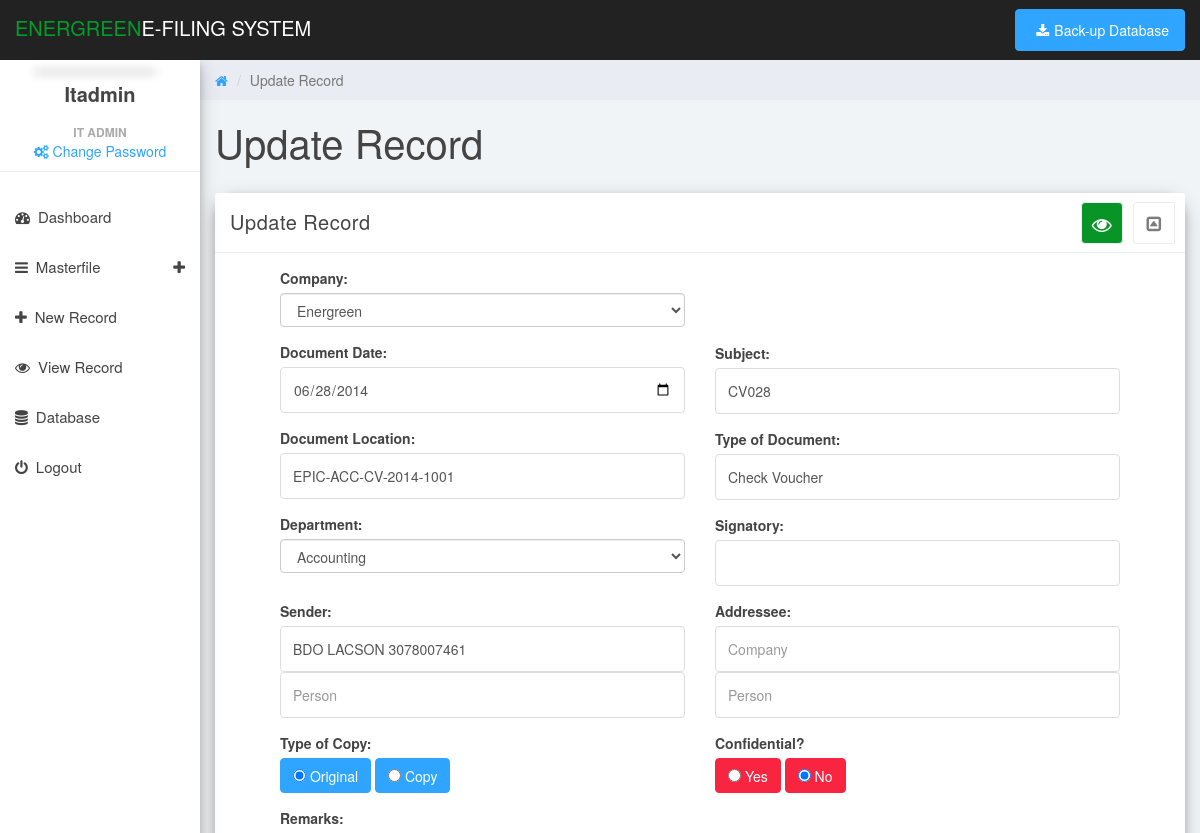
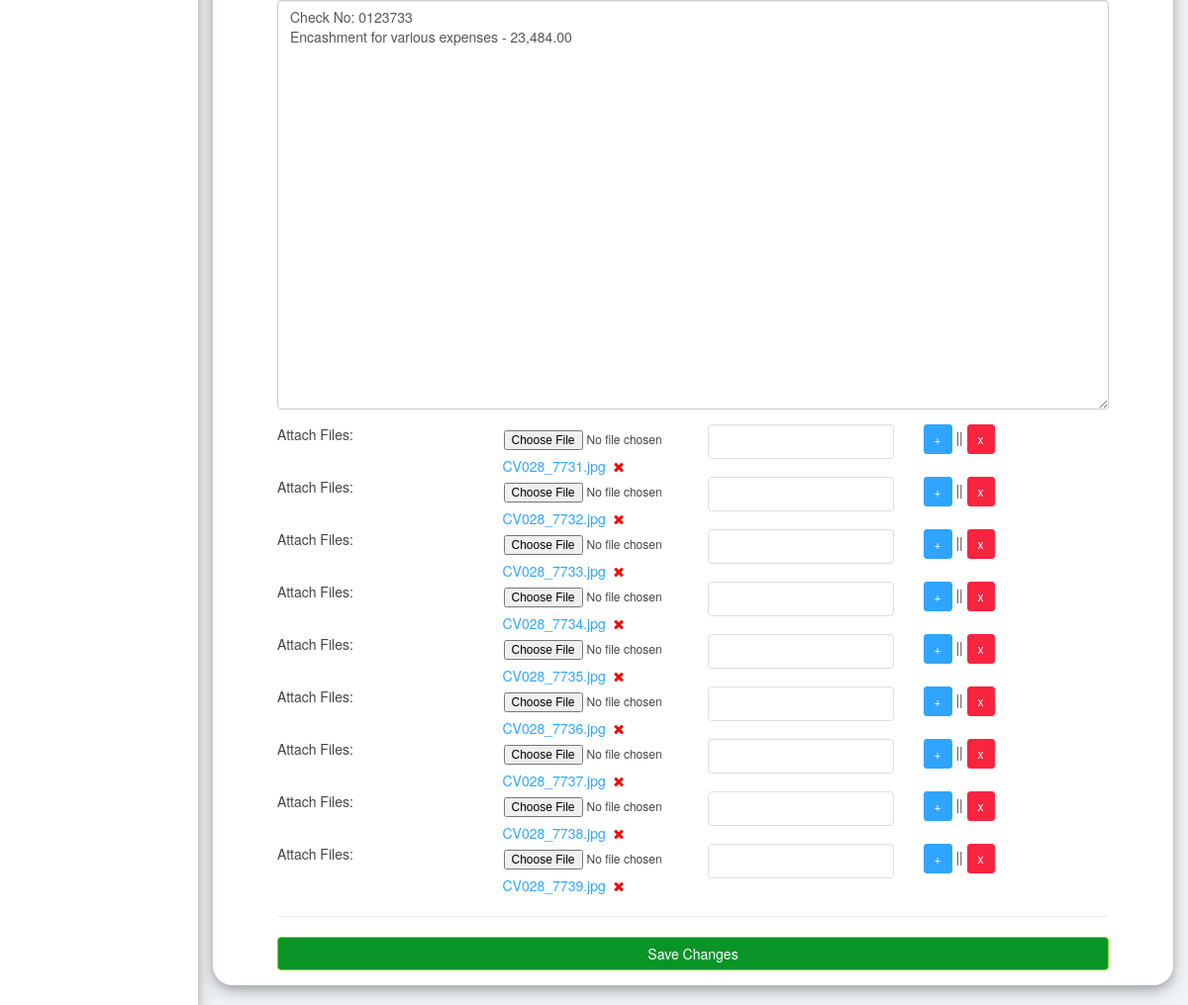
Page /newrecord.php?docid=773 (signed in) on the committed database (2 pictures, top to bottom).
### tables this page shows
CREATE TABLE IF NOT EXISTS `document_info` (
`document_id` int(11) NOT NULL,
  `type_id` int(11) NOT NULL,
  `user_id` int(11) NOT NULL,
  `company_id` int(11) NOT NULL DEFAULT '0',
  `department_id` int(11) NOT NULL,
  `logged_date` varchar(255) DEFAULT NULL,
  `document_date` varchar(255) DEFAULT NULL,
  `location_id` int(11) NOT NULL DEFAULT '0',
  `subject` text NOT NULL,
  `copy_type` varchar(100) DEFAULT NULL,
  `confidential` varchar(15) DEFAULT NULL,
  `sender_company` varchar(150) DEFAULT NULL,
  `sender_person` varchar(255) DEFAULT NULL,
  `addressee_company` varchar(150) DEFAULT NULL,
  `addressee_person` varchar(255) DEFAULT NULL,
  `addressee` varchar(255) DEFAULT NULL,
  `signatory` varchar(255) DEFAULT NULL,
  `remarks` text NOT NULL,
  `email_attach` int(11) NOT NULL DEFAULT '0',
  `email_sender` varchar(255) DEFAULT NULL
);

CREATE TABLE IF NOT EXISTS `company` (
`company_id` int(11) NOT NULL,
  `company_name` varchar(255) NOT NULL
);

CREATE TABLE IF NOT EXISTS `document_location` (
`location_id` int(11) NOT NULL,
  `location_name` varchar(255) DEFAULT NULL
);

CREATE TABLE IF NOT EXISTS `department` (
`department_id` int(11) NOT NULL,
  `department_name` varchar(100) DEFAULT NULL
);

CREATE TABLE IF NOT EXISTS `document_type` (
`type_id` int(11) NOT NULL,
  `type_name` varchar(100) DEFAULT NULL
);

CREATE TABLE IF NOT EXISTS `document_attach` (
`attach_id` int(11) NOT NULL,
  `document_id` int(11) NOT NULL,
  `attach_file` varchar(255) DEFAULT NULL,
  `attach_remarks` text NOT NULL
);

### newrecord.php (the view, shortened to what the rows shown need)
<?php
include('header.php');
include('functions/functions.php');
if(isset($_GET['docid'])) {
	$docid=$_GET['docid'];
	$get_details = $con->query("SELECT * FROM document_info WHERE document_id = '$docid'");
	$fetch_details = $get_details->fetch_array();
	$typeid=$fetch_details['type_id'];
    $locationid=$fetch_details['location_id'];
    $compid=$fetch_details['company_id'];
	$dept=$fetch_details['department_id'];
	$doctype=getInfo($con, 'type_name', 'document_type', 'type_id', $typeid);
    $docloc=getInfo($con, 'location_name', 'document_location', 'location_id', $locationid);
    $copytype=$fetch_details['copy_type'];
    $confidential=$fetch_details['confidential'];
    $query = mysqli_query($con,"SELECT * FROM document_info WHERE document_id = '$docid'");
}
else $docid=NULL;
?>
<link href="css/newrecord.css" rel="stylesheet">
<body>
    <div id="content">
    	<div class="col-sm-9 col-sm-offset-3 col-lg-10 col-lg-offset-2 main">
    		<div class="row">
    			<div class="col-lg-12">
    				<h1 class="page-header"><?php echo (isset($_GET['docid']) ? 'Update Record' : 'Add New Record'); ?></h1>
    			</div>
    		</div>
    		<div class="row">
    			<div class="col-md-12">
    				<div class="panel panel-default box-shadow">
    					<div class="panel-body">
    						<div class="row">
    							<form style="margin:0px 50px 0px 50px" id='myForm'>
    								<div class="col-lg-6">
                                        <div class="form-group label-floating">
                                            <label class="control-label">Company:</label>
                                            <?php if(!empty($_GET['company'])) { ?>
                                            <span style='color:green; font-size:18px; font-weight:bold'><?php echo getInfo($con, 'company_name', 'company', 'company_id', $_GET['company']); ?></span>
                                             <input type = "hidden" name = "company" id='company' value='<?php echo $_GET['company']; ?>'>
                                            <?php } else if(isset($_GET['docid'])){
                                               $get_comp = mysqli_query($con, "SELECT * FROM company ORDER BY company_name ASC"); ?>
                                               <select type="text" name = "company" id="company" class="form-control" style="width:100%" value = "">
                                                <?php while($fetch_comp = $get_comp->fetch_array()){ ?>
                                                    <option value="<?php echo $fetch_comp['company_id']; ?>" <?php echo (isset($_GET['docid']) ? (($fetch_comp['company_id']==$compid) ? ' selected' : '') : ''); ?>>
                                                        <?php echo $fetch_comp['company_name']; ?>
                                                    </option>
                                                <?php } ?>
                                                </select>
                                            <?php } ?>
                                        </div>
    									<div class="form-group label-floating">
    	                                    <label class="control-label">Document Date:</label>
    	                                    <input type="date" name = "doc_date" id="doc_date" class="form-control" style="width:100%" value="<?php echo (isset($_GET['docid']) ? $fetch_details['document_date'] : ''); ?>">
    	                                </div>
                                        <div class="form-group label-floating">
                                            <label class="control-label">Document Location:</label>
                                            <input type="text" autosuggest='off' name = "location" id="location" class="form-control" style="width:100%" value="<?php echo (isset($_GET['docid']) ? $docloc : ''); ?>"><span id="suggestion-location"></span>
                                        </div>
    	                                <?php $get_dept = mysqli_query($con, "SELECT * FROM department ORDER BY department_name ASC"); ?>
    	                                <div class="form-group label-floating ">
    	                                    <label class="control-label">Department:</label>
    	                                    <select type="text" name = "department" id="department" onchange="checksubject()" class="form-control" style="width:100%" value = "">
    	                                    <?php while($fetch_dept = $get_dept->fetch_array()){ ?>
    	                                    	<option value="<?php echo $fetch_dept['department_id']; ?>" <?php echo (isset($_GET['docid']) ? (($fetch_dept['department_id']==$dept) ? ' selected' : '') : ''); ?>>
    	                                    		<?php echo $fetch_dept['department_name']; ?>
    	                                    	</option>
    	                                    <?php } ?>
    	                                    </select>
    	                                </div>
    								</div>
    								<div class="col-lg-6">
    									<div class="form-group label-floating">
    	                                    <label for="item_name" class="control-label">Subject:</label>
    	                                    <input type="text" autocomplete="" onkeyup="checksubject()"  name = "subject" id="subject" class="form-control" style="width:100%"  value="<?php echo (isset($_GET['docid']) ? $fetch_details['subject'] : ''); ?>" >
    	                                </div>
                                        <div class="form-group label-floating">
                                            <label class="control-label">Type of Document:</label>
                                            <input type="text"  autosuggest='off' name = "doc_type" id="doc_type" class="form-control" style="width:100%" value="<?php echo (isset($_GET['docid']) ? $doctype : ''); ?>">
                                        </div>
    								</div>
                                    <div class="col-lg-6">
                                        <div class="form-group label-floating">
                                            <label class="control-label">Sender:</label>
                                            <input type="text" name = "sender_comp" id="sender_comp" class="form-control" style="width:100%" placeholder="Company" value="<?php echo (isset($_GET['docid']) ? $fetch_details['sender_company'] : ''); ?>">
                                             <input type="text" name = "sender_person" id="sender_person" class="form-control" style="width:100%" value="<?php echo (isset($_GET['docid']) ? $fetch_details['sender_person'] : ''); ?>" placeholder="Person">
                                        </div>
                                    </div>
                                    <div class="col-lg-6">
                                        <div class="form-group label-floating">
                                            <label class="btn btn-primary"><input type="radio" name = "copy_type" id="copy_type"  value="Original" <?php echo (isset($_GET['docid']) ? (($copytype=='Original') ? ' checked' : '') : ''); ?>> Original</label>
                                            <label class="btn btn-primary"><input type="radio" name = "copy_type" id="copy_type"  value="Copy" <?php echo (isset($_GET['docid']) ? (($copytype=='Copy') ? ' checked' : '') : ''); ?>> Copy</label>
                                        </div>
                                    </div>
                                    <div class="col-lg-6">
                                        <div class="form-group label-floating">
                                            <label class="btn btn-danger"><input type="radio" name = "confidential" id="confidential"  value="Yes" <?php echo (isset($_GET['docid']) ? (($confidential=='Yes') ? ' checked' : '') : ''); ?> onclick=check_confi();> Yes</label>
                                            <label class="btn btn-danger"><input type="radio" name = "confidential" id="confidential"  value="No" <?php echo (isset($_GET['docid']) ? (($confidential=='No') ? ' checked' : '') : ''); ?> onclick=check_confi();> No</label>
                                        </div>
                                    </div>
    								<div class="col-lg-12">
    									<div class="form-group label-floating">
    	                                    <label class="control-label">Remarks:</label>
    	                                    <textarea type="text" rows="20" name = "remarks" id="remarks" class="form-control" style="width:100%" ><?php echo (isset($_GET['docid']) ? $fetch_details['remarks'] : ''); ?></textarea>
    	                                </div>
    	                               <?php
    	                                    $sql2 = mysqli_query($con,"SELECT * FROM document_attach WHERE document_id = '$docid'");
    	                                    $row_num = $sql2->num_rows;
                                            $tmp_attach = $con->query("SELECT * FROM document_attach WHERE document_id = '$docid'");
                                            if($row_num==0) {
                                        ?>
                                <div id = "p_activity">
                                    <div class="row" >
                                        <div for="p_acti" class="col-lg-3">Attach Files:</div>
                                        <div class="col-lg-3">
                                            <input type="file" name="attach_file1" id="p_acti1" class="btn btn-sm btn-normal " style="width:100%">
                                        </div>
                                        <div class="col-lg-3">
                                            <input type="name" name="attach_name1" id="attach_name1" class="form-control" style="width:100%;height:35px;margin-bottom:5px;" placeholder="Remarks" >
                                            <input type = "hidden" value = "1" id = "counter" name = "counter">
                                        </div>
                                        <div class="col-lg-3">
                                            <a href="#" class="btn btn-primary btn-sm btn-fill" id="addActivity">+</a> ||
                                            <a href="#" class="btn btn-danger btn-sm btn-fill" id="remActivity">x</a>
                                        </div>
                                    </div>
                                      <input type = "hidden" value = "0" id = "attach_id1" name = "attach_id1">
                                    <div class = "row">
                                    	<div class = "col-lg-4"></div>
                                        <div class = "col-lg-6">
                                        	<div id='certBox1' class='acti'></div>
                                        </div>
                                    </div>
                                </div>
                                <?php } if($row_num>0) {
                                    $r=1;
                                    while($fetch_attach=$tmp_attach->fetch_array()) { ?>
                                    <div id = "p_activity"  >
                                    <div class="row" >
                                        <div for="p_acti" class="col-lg-3">Attach Files:</div>
                                        <div class="col-lg-3">
                                            <input type="file" name="attach_file<?php echo $r; ?>" id="p_acti<?php echo $r; ?>" class="btn btn-sm btn-normal " style="width:100%" >
                                                   <?php if(!empty($fetch_attach['attach_file'])){
                                                       $res = explode(".",$fetch_attach['attach_file']);
                                                       $ext_resume = $res[1];
                                                      if($ext_resume == 'png' || $ext_resume == 'jpg' || $ext_resume == 'jpeg' || $ext_resume == 'JPG' || $ext_resume == 'JPEG' || $ext_resume == 'PNG'){  ?>
                                                     <a name="upload/<?php echo $fetch_attach['attach_file']; ?>" style = "cursor:pointer;margin-left:10px"  id="bone<?php echo $r; ?>">
                                                      <?php echo (empty($docid) ? '' : $fetch_attach['attach_file']); ?>
                                                    </a> <a href="?deleteattach&attid=<?php echo $fetch_attach['attach_id']; ?>&docid=<?php echo $_GET['docid']; ?>" onclick="return confirm('Are you sure?');"  style="color:red; text-decoration: none">&nbsp<span class="fa fa-times"></span></a>
                                                    <?php } else { ?>
                                                        <a href="upload/<?php echo $fetch_attach['attach_file']; ?>"  class='display'>
                                                      <?php echo (empty($docid) ? '' : $fetch_attach['attach_file']); ?>
                                                       </a>
                                                    <?php }
                                                    } ?>
                                        </div>
                                        <div class="col-lg-3">
                                            <input type="name" name="attach_name<?php echo $r; ?>" id="attach_name<?php echo $r; ?>" class="form-control" style="width:100%;height:35px;margin-bottom:5px;" value="<?php echo $fetch_attach['attach_remarks']; ?>" >
                                        </div>
                                        <div class="col-lg-3">
                                            <a href="#" class="btn btn-primary btn-sm btn-fill" id="addActivity">+</a> ||
                                            <a href="#" class="btn btn-danger btn-sm btn-fill" id="remActivity">x</a>
                                        </div>
                                    </div>
                                    <div class = "row">
                                        <div class = "col-lg-4"></div>
                                        <div class = "col-lg-6">
                                        </div>
                                    </div>
                                </div>
                                    <?php
                                    $r++; } ?>
                                <?php } ?>
    								</div>
    							</form>
    						</div>
    					</div>
    				</div>
    			</div>
    		</div>
    	</div>
    </div>
</body>
</html>

### rows in the picture
document_info: company "Energreen", doc_date "06/28/2014", location "EPIC-ACC-CV-2014-1001", department "Accounting", subject "CV028", doc_type "Check Voucher", sender_comp "BDO LACSON 3078007461", copy_type "☑ Original", copy_type "☐ Copy", confidential "☐ Yes", confidential "☑ No", remarks "Check No: 0123733 Encashment for various expenses - 23,484.00"
document_attach: attach_file "CV028_7731.jpg"
document_attach: attach_file "CV028_7732.jpg"
document_attach: attach_file "CV028_7733.jpg"
document_attach: attach_file "CV028_7734.jpg"
document_attach: attach_file "CV028_7735.jpg"
document_attach: attach_file "CV028_7736.jpg"
document_attach: attach_file "CV028_7737.jpg"
document_attach: attach_file "CV028_7738.jpg"
document_attach: attach_file "CV028_7739.jpg"

### other values in the picture
$_SESSION['username'] "Itadmin"
$_SESSION['fullname'] "IT ADMIN"
